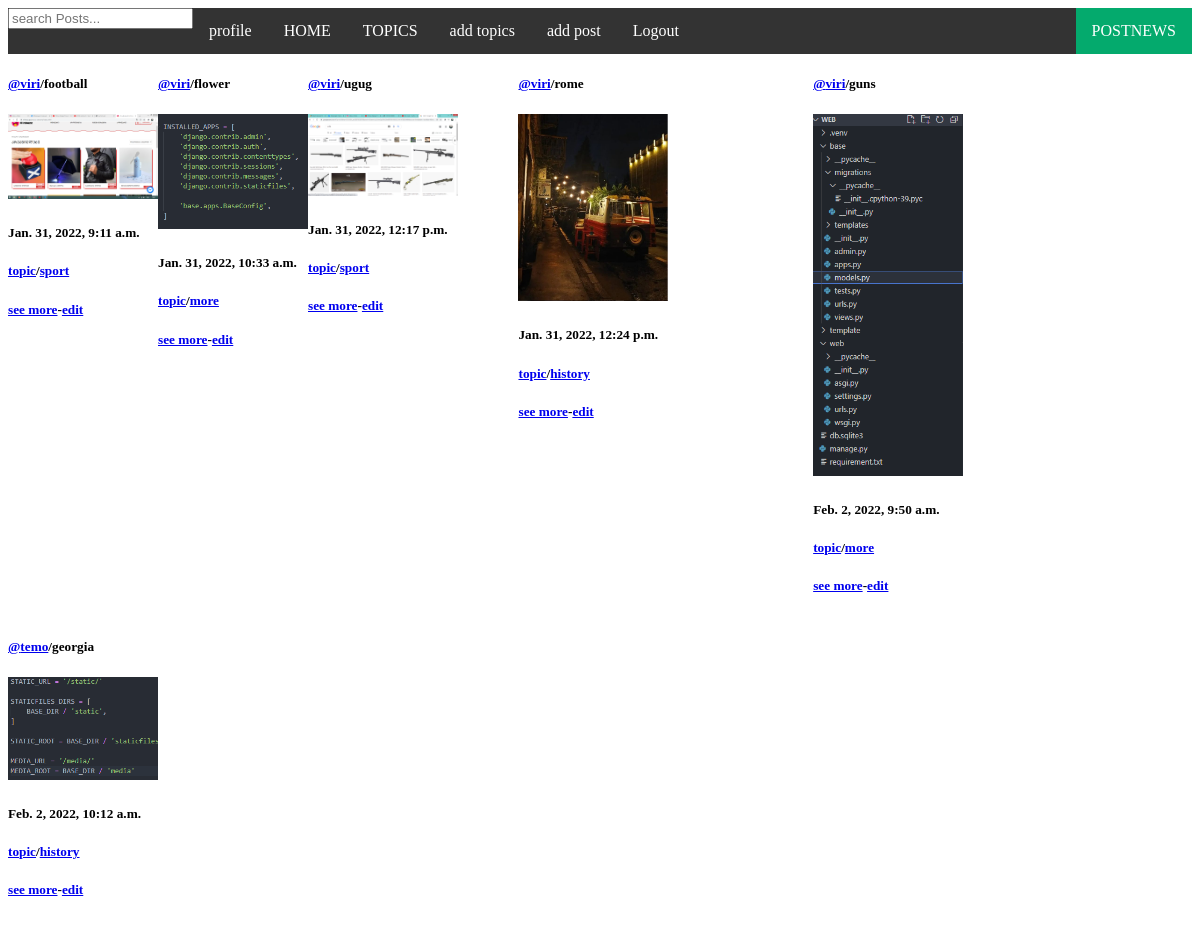
The app's page / (signed in) with its own data.
### base/models.py (models this page shows, shortened)
class POST(models.Model):
    host = models.ForeignKey(User, on_delete=models.SET_NULL, null=True)
    topic = models.ForeignKey(Topic, on_delete=models.SET_NULL, null=True)
    title = models.CharField(max_length=200)
    body = models.TextField(max_length=3000)
    background_image = models.ImageField(null = True,upload_to='posts/')
    updated = models.DateTimeField(auto_now=True)
    created = models.DateTimeField(auto_now_add=True)

class Topic(models.Model):
    name = models.CharField(max_length=200)
    def __str__(self):
        return self.name

### base/views.py (the view)
# urls.py: path('', views.home, name ="home"),
def home(request):
    q = request.GET.get('q') if request.GET.get('q') != None else ''
    post = POST.objects.filter(
        Q(topic__name__icontains=q) |
        Q(title__icontains=q) |
        Q(body__icontains=q)
    )
    Topics = Topic.objects.all()
    context = {'POST': post,'Topics':Topics}
    return render(request, 'home.html', context)

### templates/home.html (shortened to what this page needs)
{% extends 'main.html' %}
{% block content %}
<div class="home-container">
    {% for POST in POST %}
        <div >
           <h5><a href="{% url 'profile' user.pk %}">@{{ POST.host }}</a>/{{ POST.title }}</a></h5>
           <img src="{{ POST.background_image.url }}" style="width:150px" >
          <div>
           <h5>{{ POST.created }} </h5>
           <h5><a href="{%  url 'topicpage' %}">topic</a>/<a href="{% url 'home'%}?q={{ POST.topic}}">{{ POST.topic}}</a></h5>
           {% if request.user != POST.host %}
           <h5><a href="{% url 'seemore' POST.pk %}">see more</a>-<a href="{%url 'error' %}">edit</a></h5>
           {% else %}
           <h5><a href="{% url 'seemore' POST.pk %}">see more</a>-<a href="{%url 'edit-post' POST.pk%}">edit</a></h5>
           {% endif %}
          </div>
        </div>
    {% endfor %}
</div>
{% endblock content %}

### templates/home.html (style rules this page uses)
.home-container { display: grid; grid-template-columns: 1fr 3fr 5fr 7fr 9fr ; }

### records on screen
POST: host "viri", title "football", background_image (picture), created "Jan. 31, 2022, 9:11 a.m.", topic "sport", shows "see more"
POST: host "viri", title "flower", background_image (picture), created "Jan. 31, 2022, 10:33 a.m.", topic "more", shows "see more"
POST: host "viri", title "ugug", background_image (picture), created "Jan. 31, 2022, 12:17 p.m.", topic "sport", shows "see more"
POST: host "viri", title "rome", background_image (picture), created "Jan. 31, 2022, 12:24 p.m.", topic "history", shows "see more"
POST: host "viri", title "guns", background_image (picture), created "Feb. 2, 2022, 9:50 a.m.", topic "more", shows "see more"
POST: host "temo", title "georgia", background_image (picture), created "Feb. 2, 2022, 10:12 a.m.", topic "history", shows "see more"
